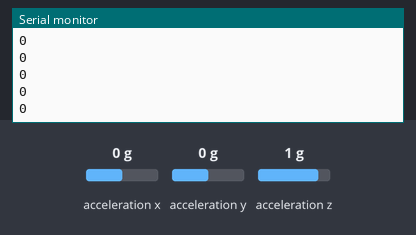
Recording of a sketch running on a simulated ESP32. On the bench: the last lines printed to the serial monitor. Wiring (inferred from the names in the program): MPU-6050 motion sensor at I2C address 0x68. The inputs (shaded band) are chosen by the test bench; at power-on: acceleration x 0 g, acceleration y 0 g, acceleration z 1 g.

Above: at 1.6 s.
1.7 s: acceleration x set to -1.4 g
At 1.73 s:
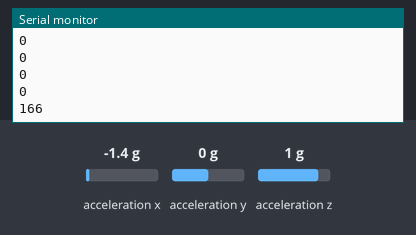
3.2 s: acceleration x set to -0.8 g
At 3.24 s:
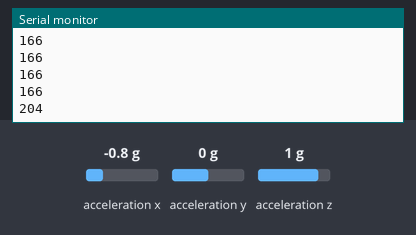
Timing chart, 0 to 6.2 s (numbered marks = the images above; inputs shaded):
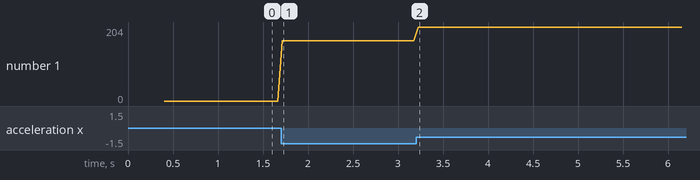

Measured:
- after the input at 1.7 s, the serial monitor: prints a new line at once (image 1)
- after the input at 3.2 s, the serial monitor: prints a new line at once (image 2)
- plotted number 1: 0 → 166 after the input at 1.7 s, 166 → 204 after the input at 3.2 s

The sketch:

mp6050_test_kode.ino
```cpp
#include "Wire.h"
#define MPU6050_DEVICE_ID 0x68 ///< The correct MPU6050_WHO_AM_I value

#define MPU6050_SELF_TEST_X   0x0D ///< Self test factory calibrated values register
#define MPU6050_SELF_TEST_Y    0x0E ///< Self test factory calibrated values register
#define MPU6050_SELF_TEST_Z   0x0F ///< Self test factory calibrated values register
#define MPU6050_SELF_TEST_A  0x10 ///< Self test factory calibrated values register
#define MPU6050_SMPLRT_DIV 0x19  ///< sample rate divisor register
#define MPU6050_CONFIG 0x1A      ///< General configuration register
#define MPU6050_GYRO_CONFIG 0x1B ///< Gyro specfic configuration register
#define MPU6050_ACCEL_CONFIG  0x1C ///< Accelerometer specific configration register
#define MPU6050_INT_PIN_CONFIG 0x37 ///< Interrupt pin configuration register
#define MPU6050_INT_ENABLE 0x38     ///< Interrupt enable configuration register
#define MPU6050_INT_STATUS 0x3A     ///< Interrupt status register
#define MPU6050_WHO_AM_I 0x75       ///< Divice ID register
#define MPU6050_SIGNAL_PATH_RESET 0x68 ///< Signal path reset register
#define MPU6050_USER_CTRL 0x6A         ///< FIFO and I2C Master control register
#define MPU6050_PWR_MGMT_1 0x6B        ///< Primary power/sleep control register
#define MPU6050_PWR_MGMT_2 0x6C ///< Secondary power/sleep control register
#define MPU6050_TEMP_H 0x41     ///< Temperature data high byte register
#define MPU6050_TEMP_L 0x42     ///< Temperature data low byte register
#define MPU6050_ACCEL_OUT 0x3B  ///< base address for sensor data reads
#define MPU6050_MOT_THR 0x1F    ///< Motion detection threshold bits [7:0]
#define MPU6050_MOT_DUR 0x20 ///< Duration counter threshold for motion int. 1 kHz rate, LSB = 1 ms


void setup(){
		Serial.begin(115200);
		Wire.begin();
		reset();

		// set sample rate divisor
		WriteByte(MPU6050_SMPLRT_DIV,0);
		// set filterBandwith
		WriteBits(MPU6050_CONFIG,0b00000110,0b00000111);
		//set gyro range
		WriteByte(MPU6050_GYRO_CONFIG,0b00001000);
		//set Acc range
		WriteByte(MPU6050_ACCEL_CONFIG, 0);
		//idk what this does, but they do it in the lib so we do it here
		WriteByte(MPU6050_PWR_MGMT_1,0x01);
		delay(100);

     Serial.println(ReadByte(0x3B));
    //set gyro range
    //WriteByte(MPU6050_GYRO_CONFIG,0b00001000);
    //set Acc range
    //WriteByte(MPU6050_ACCEL_CONFIG, 0);
    delay(50);

}

void loop(){

  Serial.println(ReadByte(0x3B));
    //set gyro range
    //WriteByte(MPU6050_GYRO_CONFIG,0b00001000);
    //set Acc range
    //WriteByte(MPU6050_ACCEL_CONFIG, 0);
    delay(50);


}

void reset(){
		WriteBits(MPU6050_PWR_MGMT_1,0b10000000,0b100000000);
		delay(200);
		WriteByte(MPU6050_SIGNAL_PATH_RESET,0x07);
		delay(100);
}

byte ReadByte(char registerAddr){
		Wire.beginTransmission(MPU6050_DEVICE_ID);
		Wire.write(registerAddr);
		char error = Wire.endTransmission();
		if(error != 0){
				Serial.printf("error %d \n", error);
				return 0;
		}
		Wire.requestFrom(MPU6050_DEVICE_ID,1);

		byte data = 0;

		while(Wire.available()){
				data = Wire.read();
		}
		return data;
}

bool WriteByte(char registerAddr, byte data){
		Wire.beginTransmission(MPU6050_DEVICE_ID);
		Wire.write(registerAddr);
		Wire.write(data);
		char Error = Wire.endTransmission();

		if(Error != 0){
				Serial.print("ERROR: ");
				Serial.println((int)Error);
				return false;
		}

		return true;
}

bool WriteBits(char registerAddr, byte data, byte mask){
		byte preData = ReadByte(registerAddr);
		return WriteByte(registerAddr, (preData & mask)|data);
}
```
